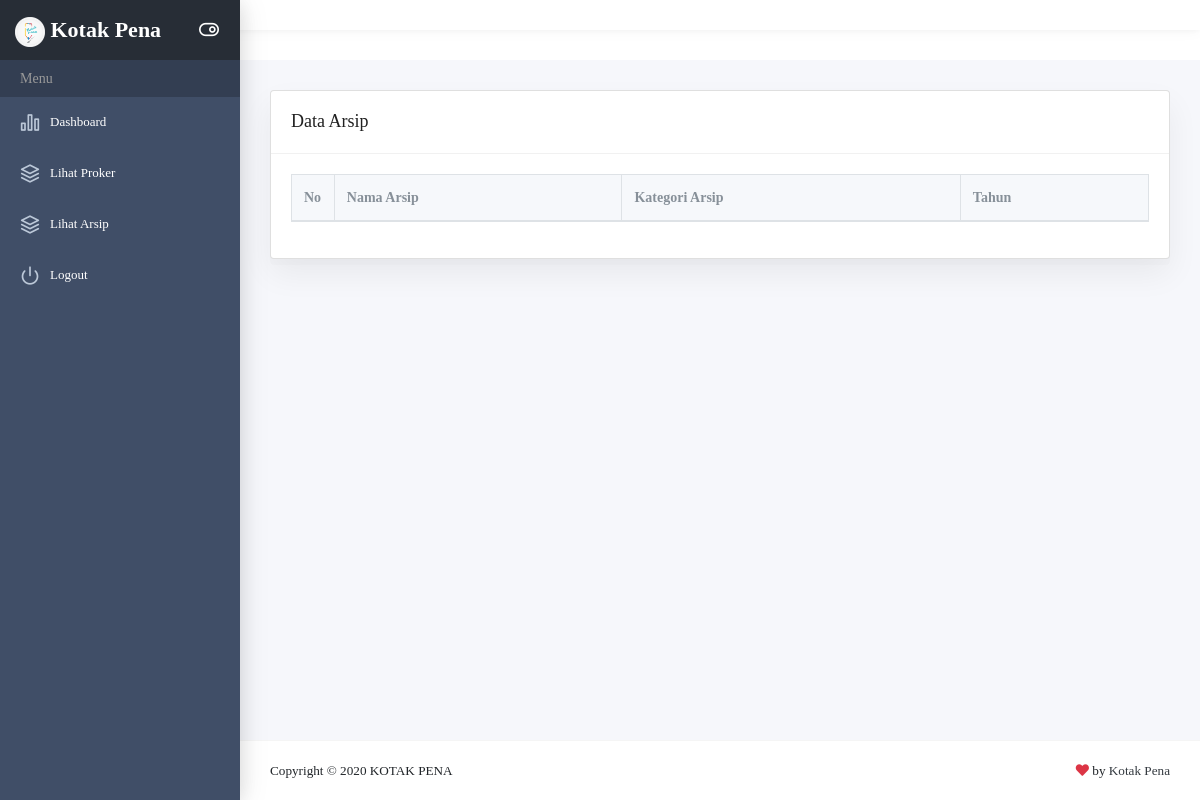
The page /lihat_arsip.php (signed in) on the database as committed earlier.
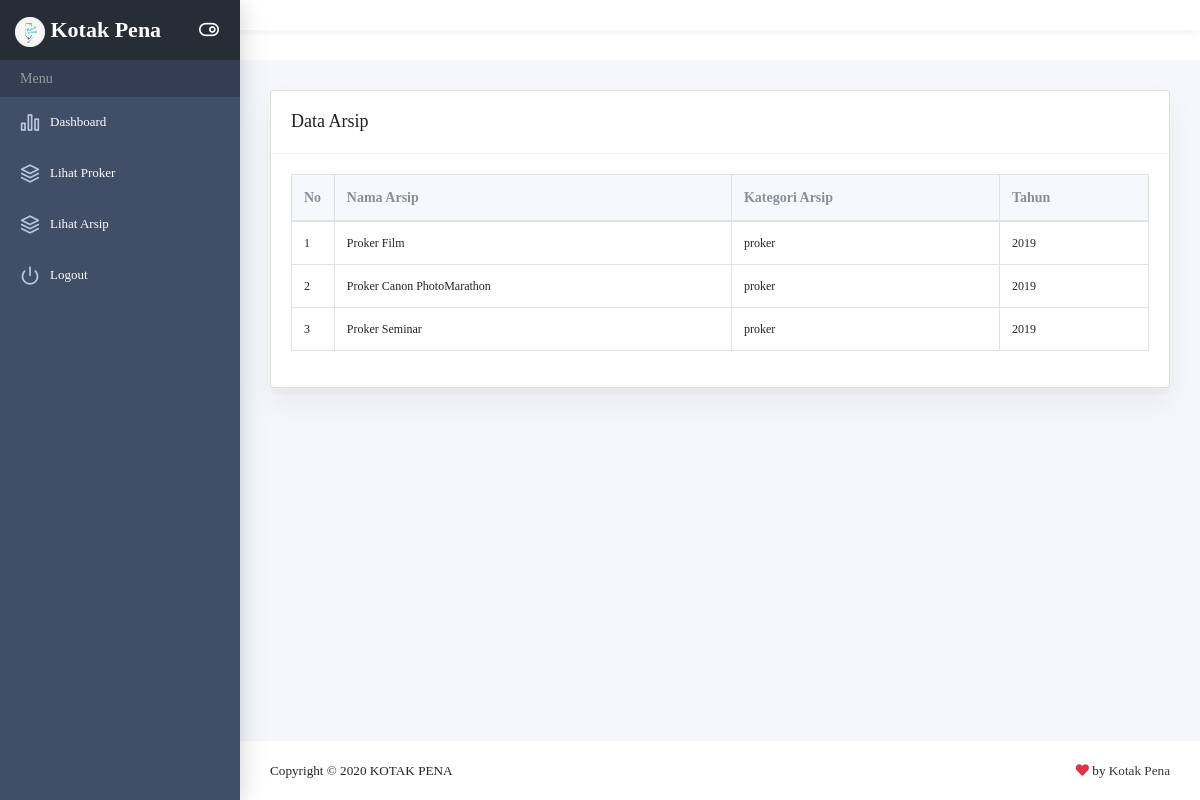
The same page on the database as committed later.
### tables this page shows
CREATE TABLE `arsip` (
  `arsip_id` int(11) NOT NULL,
  `user_id` int(11) NOT NULL,
  `nama_arsip` varchar(100) NOT NULL,
  `kategori_arsip` enum('proker','konten','dokumen') NOT NULL,
  `tahun` varchar(20) NOT NULL,
  `file` varchar(255) NOT NULL
);

### lihat_arsip.php (the view, shortened to what this page needs)
<?php
     include 'koneksi/koneksi.php';
     if (@$_SESSION['level']=='superadmin') {
         echo "<script>window.location='dashboard.php'</script>";
     }
     else if (@$_SESSION['level']=='pengurus') {
         include('header_pengurus.php');
?>
<div class="main-content">
    <div class="container-fluid">
    <div class="row">
                            <div class="col-md-12">
                                <div class="card">
                                    <div class="card-header"><h3>Data Arsip</h3></div>
                                    <div class="card-body">
                                        <table id="managearsip" class="table table-bordered">
                                            <thead>
                                                <tr>
                                                    <th width="5%">No</th>
                                                    <th>Nama Arsip</th>
                                                    <th>Kategori Arsip</th>
                                                    <th>Tahun</th>
                                                </tr>
                                            </thead>
                                            <tbody>
                                                <?php $get = mysqli_query($koneksi,"SELECT * FROM arsip");
                                                    for ($no=1;$ambil=mysqli_fetch_assoc($get);$no++) {
                                                ?>
                                                <tr>
                                                    <td><?php echo $no; ?></td>
                                                    <td><?php echo $ambil['nama_arsip']; ?></td>
                                                    <td><?php echo $ambil['kategori_arsip'];?></td>
                                                    <td><?php echo $ambil['tahun']; ?></td>
                                                </tr>
                                                    <?php } ?>
                                            </tbody>
                                        </table>
                                    </div>
                                </div>
                            </div>
                        </div>
    </div>
</div>
<?php
    include('footer.php');
}else{
    echo "<script>window.alert('Anda Bukan Superadmin');window.location='index.php';</script>";
}
?>

### header_pengurus.php (shortened to what this page needs)
<!doctype html>
<html class="no-js" lang="en">
    <head>
        <link rel="stylesheet" href="plugins/bootstrap/dist/css/bootstrap.min.css">
        <link rel="stylesheet" href="plugins/fontawesome-free/css/all.min.css">
        <link rel="stylesheet" href="plugins/icon-kit/dist/css/iconkit.min.css">
        <link rel="stylesheet" href="plugins/ionicons/dist/css/ionicons.min.css">
        <link rel="stylesheet" href="plugins/perfect-scrollbar/css/perfect-scrollbar.css">
        <link rel="stylesheet" href="plugins/datatables.net-bs4/css/dataTables.bootstrap4.min.css">
        <link rel="stylesheet" href="plugins/jvectormap/jquery-jvectormap.css">
        <link rel="stylesheet" href="plugins/tempusdominus-bootstrap-4/build/css/tempusdominus-bootstrap-4.min.css">
        <link rel="stylesheet" href="dist/css/fullcalendar.min.css">
        <link rel="stylesheet" type="text/css" href="dist/css/orgchart.css">
        <link rel="stylesheet" href="plugins/weather-icons/css/weather-icons.min.css">
        <link rel="stylesheet" href="plugins/c3/c3.min.css">
        <link rel="stylesheet" href="plugins/owl.carousel/dist/assets/owl.carousel.min.css">
        <link rel="stylesheet" href="plugins/owl.carousel/dist/assets/owl.theme.default.min.css">
        <link rel="stylesheet" href="dist/css/theme.min.css">
        <link rel="stylesheet" href="https://cdnjs.cloudflare.com/ajax/libs/fullcalendar/3.4.0/fullcalendar.css" />
  <link rel="stylesheet" href="https://cdnjs.cloudflare.com/ajax/libs/twitter-bootstrap/4.0.0-alpha.6/css/bootstrap.css" />
    </head>
    <body>
        <div class="wrapper">
            <header class="header-top" header-theme="light">
            </header>
            <div class="page-wrap">
                <div class="app-sidebar colored">
                    <div class="sidebar-header">
                        <a class="header-brand">
                            <div class="logo-img">
                               <img src="img/logo kopen.png" class="header-brand-img" alt="lavalite" width="100%">
                            </div>
                            <span class="text">Kotak Pena</span>
                        </a>
                        <button type="button" class="nav-toggle"><i data-toggle="expanded" class="ik ik-toggle-right toggle-icon"></i></button>
                    </div>
                    <div class="sidebar-content">
                        <div class="nav-container">
                            <nav id="main-menu-navigation" class="navigation-main">
                                <div class="nav-lavel">Menu</div>
                                <div class="nav-item">
                                    <a href="dashboard.php"><i class="ik ik-bar-chart-2"></i><span>Dashboard</span></a>
                                </div>
                                <div class="nav-item ">
                                    <a href="lihat_proker.php"><i class="ik ik-layers"></i><span>Lihat Proker</span>
                                    </a>
                                </div>
                                <div class="nav-item ">
                                    <a href="lihat_arsip.php"><i class="ik ik-layers"></i><span>Lihat Arsip</span>
                                    </a>
                                </div>
                                <div class="nav-item">
                                    <a href="proses/proseslogout.php"><i class="ik ik-power"></i><span>Logout</span>
                                    </a>
                                </div>
                            </nav>
                        </div>
                    </div>
                </div>

### footer.php (shortened to what this page needs)
<footer class="footer">
                    <div class="w-100 clearfix">
                        <span class="text-center text-sm-left d-md-inline-block">Copyright © 2020 KOTAK PENA</span>
                        <span class="float-none float-sm-right mt-1 mt-sm-0 text-center"> <i class="fa fa-heart text-danger"></i> by <a href="http://lavalite.org/" class="text-dark" target="_blank">Kotak Pena</a></span>
                    </div>
                </footer>
    </body>
</html>

### header_pengurus.php (style rules this page uses)
body { margin-top: 50px; font-size: 12px; font-family: Comic Sans MS; }

Rows that differ between the two databases and show on the page:
added arsip: nama_arsip "Proker Film", kategori_arsip "proker", tahun "2019"
added arsip: nama_arsip "Proker Canon PhotoMarathon", kategori_arsip "proker", tahun "2019"
added arsip: nama_arsip "Proker Seminar", kategori_arsip "proker", tahun "2019"
